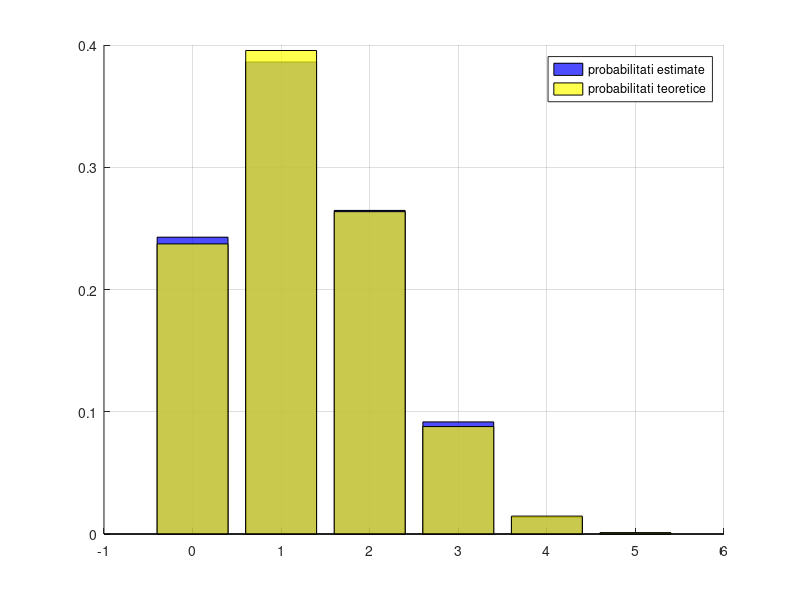

Here is the MATLAB script that generated this plot:
clf;
grid on;
hold on;

p = 0.25;
n = 5;
m = 10000;

x = binornd(n, p, 1, m);
N = hist(x, 0:n);
bar(0:n, N / m, 'FaceColor', 'b');
bar(0:n, binopdf(0:n, n, p), 'FaceColor', 'y');
legend('probabilitati estimate', 'probabilitati teoretice');
set(findobj('type', 'patch'), 'facealpha', 0.7);
xlim([-1 n+1]);
